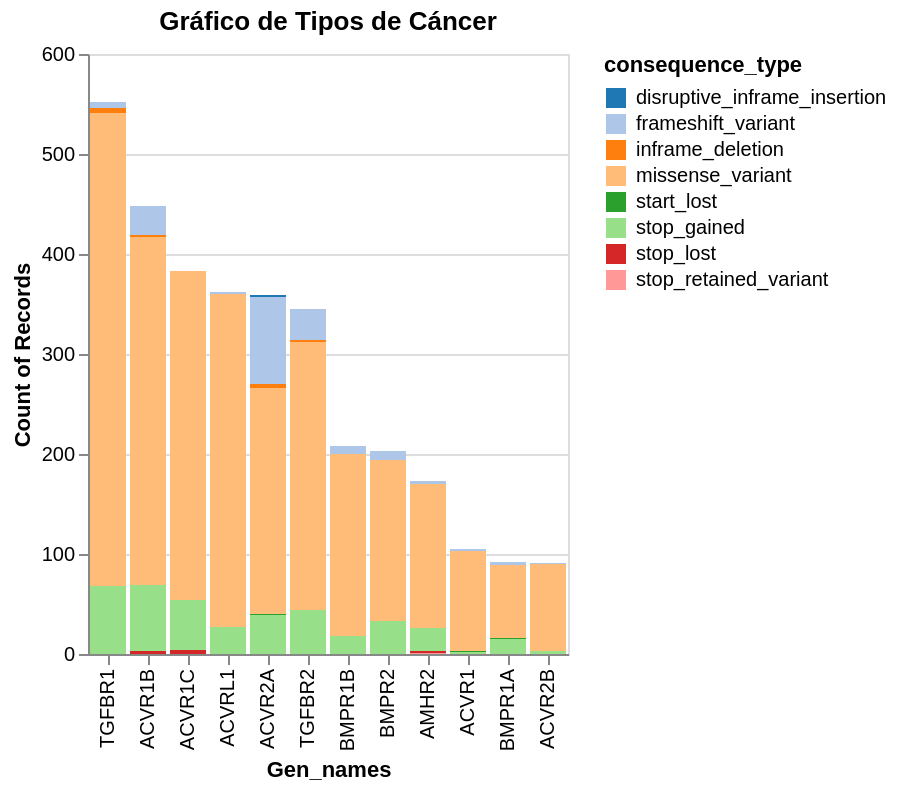

This figure's notebook cell:
### Code cell
# Grafica el numero de mutaciones por tipo de cancer, y representa consequence type por color
# crea una lista despegable para cada tipo de cancer
import altair as alt
import pandas as pd

# Lista con los tipos de cancer, que estaran en la lista desplegable

lista = df_cancer['tipo_cancer'].unique()
print(lista)

# DataFrame llamado df_cancer
alt.data_transformers.enable('default', max_rows=None) #configura las transformaciones de datos de Altair para manejar todos los datos, incluso si hay un gran número de filas en el DataFrame.
#al  utilizar max_rows=None, Altair no establecerá un límite máximo en el número de filas a utilizar
# Crear un gráfico 'base' con todos los datos
base=alt.Chart(df_cancer
).mark_bar().encode(
    y=alt.Y('count(aa_mutation):Q'),
    x=alt.X('Gen_names:N', sort='-y'),
    color=alt.Color('consequence_type', scale=alt.Scale(scheme='category20'))
    #color para mas de 20 categorias
).properties(
    title='Gráfico de Tipos de Cáncer' #Titulo del grafico
)

# Crear una selección desplegable (dropdown) para los tipos de cáncer
tipo_cancer_dropdown = alt.binding_select(options=df_cancer['tipo_cancer'].unique().tolist(), name='Seleccionar Tipo de Cáncer:')
selection = alt.selection_point(fields=['tipo_cancer'], bind=tipo_cancer_dropdown, name='Seleccion')


# Aplicar la selección para filtrar los datos
filtered_chart = base.add_params(selection).transform_filter(selection)

# Visualizar el gráfico 
filtered_chart

### Figure 1 — Vega-Lite specification as saved in the notebook (floating-point values rounded to 4 significant figures; data arrays with more than 128 entries replaced by an {"elided": "..."} marker saying what was removed)
{"config": {"view": {"continuousWidth": 300, "continuousHeight": 300}}, "data": {"name": "data-f7527de9d006c4b41aa832cffa376651"}, "mark": {"type": "bar"}, "encoding": {"color": {"field": "consequence_type", "scale": {"scheme": "category20"}, "type": "nominal"}, "x": {"field": "Gen_names", "sort": "-y", "type": "nominal"}, "y": {"aggregate": "count", "field": "aa_mutation", "type": "quantitative"}}, "params": [{"name": "Seleccion", "select": {"type": "point", "fields": ["tipo_cancer"]}, "bind": {"input": "select", "options": ["Colon", "Cerebro", "Cabeza", "Vejiga", "Utero", "Piel", "Higado", "Pulmon", "Ovario", "Seno ", "Pancreas", "Estomago", "Riñon", "Vesicula", "Sangre", "Prostata", "Cervix", "Hueso"], "name": "Seleccionar Tipo de Cáncer:"}}], "title": "Gráfico de Tipos de Cáncer", "transform": [{"filter": {"param": "Seleccion"}}], "$schema": "https://vega.github.io/schema/vega-lite/v5.17.0.json", "datasets": {"data-f7527de9d006c4b41aa832cffa376651": {"elided": "3321 records"}}}
